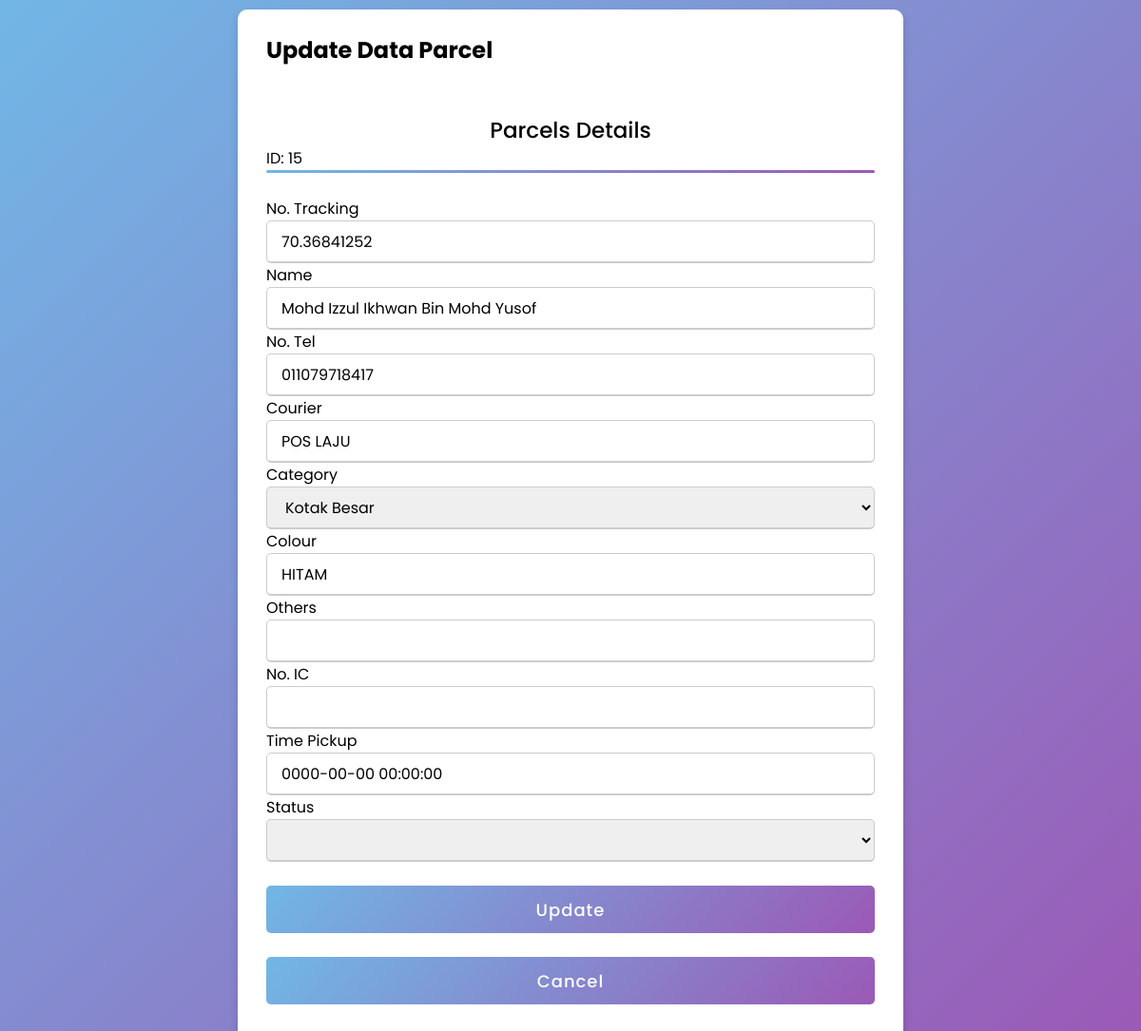
/php/editparcel.php?id=15, run on the app's committed database.
### tables this page shows
CREATE TABLE `parcels` (
  `id` int(11) NOT NULL,
  `tracking` varchar(110) NOT NULL,
  `name` varchar(110) NOT NULL,
  `no` varchar(15) NOT NULL,
  `courier` varchar(110) NOT NULL,
  `category` varchar(110) NOT NULL,
  `color` varchar(110) NOT NULL,
  `other` varchar(11000) NOT NULL,
  `noic` varchar(110) NOT NULL,
  `time` datetime NOT NULL,
  `status` varchar(110) NOT NULL
);

### php/editparcel.php (the view, shortened to what this page needs)
<html>
<head>
    <link rel="stylesheet" type="text/css" href="../css/viewmore.css">
</head>
<body>
<div class="container">
<?php
include_once("db_conn2.php");
if(isset($_POST['update'])) {
    $id = $_POST['id'];
    $tracking1 = $_POST['tracking'];
    $name1 = $_POST['name'];
    $no1 = $_POST['no'];
    $courier1 = $_POST['courier'];
    $category1 = $_POST['category'];
    $color1 = $_POST['color'];
    $other1 = $_POST['other'];
    $noic1 = $_POST['noic'];
    $time1 = $_POST['time'];
    $status1 = $_POST['status'];
    $result = mysqli_query($conn2, "UPDATE parcels SET tracking='$tracking1', name='$name1', no='$no1',
    courier='$courier1', category='$category1', color='$color1', other='$other1', noic='$noic1', time='$time1', status='$status1' WHERE id=$id");
    if ($result){
        echo "
        <script>
            window.location.href='viewparcel.php';
            alert('Data has been updated!');
        </script>
        ";
    }
    else {
        echo "
        <script>
            alert('Sorry, fail to update!');
        </script>
        ";
    }
}
else {
    $id = $_GET['id'];
    $result = mysqli_query($conn2, "SELECT * FROM parcels WHERE id=$id");
    if($result) {
        while($user_data = mysqli_fetch_array($result))
        {
            $id = $user_data['id'];
            $tracking = $user_data['tracking'];
            $name = $user_data['name'];
            $no = $user_data['no'];
            $courier = $user_data['courier'];
            $category = $user_data['category'];
            $color = $user_data['color'];
            $other = $user_data['other'];
            $noic = $user_data['noic'];
            $time = $user_data['time'];
            $status = $user_data['status'];
        }
        ?>
        <div class="bmi">
        <form action="editparcel.php"  method="post" name="update_user">
        <h2>Update Data Parcel</h2><br>
        <br><div class="title">Parcels Details</div>
            ID: <?php  echo $id; ?><br>
        <div class=" line "></div><br><br>
            No. Tracking <br><input type="text" name="tracking" id="tracking" value="<?php  echo $tracking; ?>"><br>
            Name <br><input type="text" name="name" id="name" value="<?php  echo $name; ?>"><br>
            No. Tel <br><input type="text" name="no" id="no" value="<?php  echo $no; ?>"><br>
            Courier <br><input type="text" name="courier" id="courier" value="<?php  echo $courier; ?>"><br>
            Category <br>
            <select name="category" id="category">
                <option value="<?php  echo $category; ?>"><?php  echo $category; ?></option>
            </select><br>
            Colour <br><input type="text" name="color" id="color" value="<?php  echo $color; ?>"><br>
            Others <br><input type="text" name="other" id="other" value="<?php  echo $other; ?>"><br>
            No. IC <br><input type="text" name="noic" id="noic" value="<?php  echo $noic; ?>"><br>
            Time Pickup <br><input type="text" name="time" id="time" value="<?php  echo $time; ?>"><br>
            Status <br>
            <select name="status" id="status">
                <option value="<?php  echo $status; ?>"><?php  echo $status; ?></option>
                <option value="Already pickup">Already pickup</option>
            </select><br>
            <input type="hidden" name="id" value="<?php echo $id;  ?> "><br>
            <button id="button" type="submit" name="update">Update</button><br>
        </form>
        <br><button id="button" onclick="document.location='viewparcel.php'">Cancel</button><br><br>
        <?php
        }
}
?>
</div>
</div>
</body>
</html>

### css/viewmore.css (style rules this page uses)
* { margin: 0; padding: 0; box-sizing: border-box; font-family: 'Poppins',sans-serif; }
body { height: 100vh; flex-wrap: wrap; display: flex; justify-content: center; align-items: center; padding: 10px; background: linear-gradient(135deg, #71b7e6, #9b59b6); }
.container { max-width: 700px; width: 100%; background-color: white; padding: 25px 30px; border-radius: 10px; box-shadow: 0 5px 10px rgba(0,0,0,0.15); }
.container .title { text-align: center; font-size: 23px; font-weight: 500; position: relative; }
.line { width: 100%; height: 3px; background: linear-gradient(135deg, #71b7e6, #9b59b6); display: inline-block; border-radius: 5px; }
.bmi input, select { height: 45px; width: 100%; outline: none; font-size: 16px; border-radius: 5px; padding-left: 15px; border: 1px solid #ccc; border-bottom-width: 2px; transition: all 0.3s ease; }
#button { height: 50px; width: 100%; border-radius: 5px; border: none; color: #fff; font-size: 18px; font-weight: 500; letter-spacing: 1px; cursor: pointer; transition: all 0.3s ease; background: linear-gradient(135deg, #71b7e6, #9b59b6); }

### data on the page
parcels: id "15", tracking "70.36841252", name "Mohd Izzul Ikhwan Bin Mohd Yusof", no "011079718417", courier "POS LAJU", category "Kotak Besar", color "HITAM", time "0000-00-00 00:00:00"
